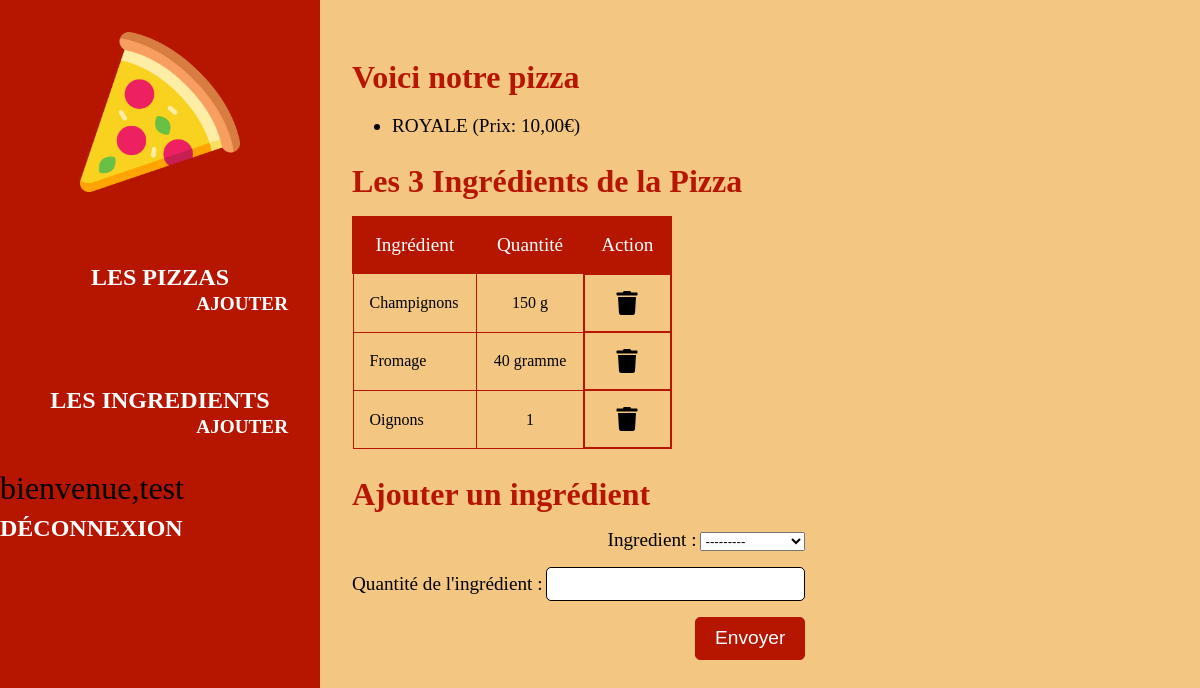
Page /pizzas/4/ (signed in) on the committed database.
### applipizza/models.py (models this page shows, shortened)
class Pizza(models.Model):
    idPizza = models.AutoField(primary_key=True)
    nomPizza = models.CharField(max_length=50, verbose_name="Nom de la pizza")
    prixPizza = models.DecimalField(max_digits=4, decimal_places=2, verbose_name="Prix de la pizza")

class Ingredient(models.Model):
    idIngredient = models.AutoField(primary_key=True)
    nomIngredient = models.CharField(max_length=50, verbose_name="Nom de l'ingrédient")

class Composition(models.Model):
    class Meta:
        unique_together = (('ingredient', 'pizza'))
    idComposition = models.AutoField(primary_key=True)
    ingredient = models.ForeignKey(Ingredient, on_delete=models.CASCADE)
    pizza = models.ForeignKey(Pizza, on_delete=models.CASCADE)
    quantite = models.CharField(max_length=100, verbose_name="Quantité de l'ingrédient")

### applipizza/views.py (the view)
# urls.py: path('pizzas/<int:pizza_id>/', views.pizza),
def pizza(request, pizza_id):
    formulaire = CompositionForm(pizza_id)
    laPizza = Pizza.objects.get(idPizza=pizza_id)
    laComposition = Composition.objects.filter(pizza_id=pizza_id)
    lesIngredients = []
    for c in laComposition:
        lesIngredients.append({'ingr': Ingredient.objects.get(idIngredient=c.ingredient_id), 'qte': c.quantite,
                               'idCompo': c.idComposition})
    return render(request, 'applipizza/pizza.html',
                  {'pizza': laPizza, 'ingredients': lesIngredients, 'form': formulaire})

### applipizza/forms.py
class CompositionForm(ModelForm):
    def __init__(self, idPizza, *args, **kwargs):
        super().__init__(*args, **kwargs)
        pizza = Pizza.objects.get(idPizza=idPizza)
        used_ingredients = Composition.objects.filter(pizza=pizza).values_list('ingredient', flat=True)
        self.fields['ingredient'].label_from_instance = lambda obj: obj.nomIngredient.capitalize()
    class Meta:
        model = Composition
        fields = ['ingredient', 'quantite']

### applipizza/templates/applipizza/pizza.html (shortened to what this page needs)
{% extends 'applipizza/base.html' %}
{% block content %}
    {% load static %}
    <h2 class="title">Voici notre pizza</h2>
    <ul>
        <li>{{ pizza.nomPizza|upper }} (Prix: {{ pizza.prixPizza }}€)</li>
    </ul>
    {% if ingredients|length  == 1 %}
        <h2 class="title">L'ingrédients de la Pizza</h2>
    {% elif ingredients|length > 1 %}
        <h2 class="title">Les {{ ingredients|length }} Ingrédients de la Pizza</h2>
    {% else %}
        <h2 class="title">La Pizza n'a pas encore d'ingrédients</h2>
    {% endif %}
    {% if ingredients|length > 0 %}
        <table id="ingredient_pizza">
            <thead>
            <tr>
                <td>Ingrédient</td>
                <td>Quantité</td>
                {% if user.is_authenticated %}
                    <td>Action</td>
                {% endif %}
            </tr>
            </thead>
            <tbody>
            {% for i in ingredients %}
                <tr>
                    <td>{{ i.ingr.nomIngredient|capfirst }}</td>
                    <td>{{ i.qte }}</td>
                    {% if user.is_authenticated %}
                        <td>
                            <a class="btn-del" href="/pizzas/{{ pizza.idPizza }}/deleteIngredient/{{ i.idCompo }}">
                                <img src="{% static 'applipizza/img/trash-solid.svg' %}" alt="logo_trash">
                            </a>
                        </td>
                    {% endif %}
                </tr>
            {% endfor %}
            </tbody>
        </table>
    {% endif %}
    {% if user.is_authenticated %}
        <h2 class="title">Ajouter un ingrédient</h2>
        <section class="form_container">
            <form class="form add-ingredient" action="/pizzas/{{ pizza.idPizza }}/addIngredient/" method="post">
                {{ form.as_div }}
                <input type="submit" value="Envoyer">
            </form>
        </section>
    {% endif %}
{% endblock %}

### applipizza/templates/applipizza/base.html (shortened to what this page needs)
{% load static %}
<!doctype html>
<html lang="en">
<head>
    <link rel="stylesheet" href="{% static 'applipizza/css/styles.css' %}">
</head>
<body>
<header>
    <div id="logo">
        <img src="{% static 'applipizza/img/pizza.png' %}" alt='logo_pizza'>
    </div>
    <nav>
        <div class="nav_section">
            <div class="nav_main">
                <a href="/pizzas/" {% if request.path == '/pizzas/' %}class="active"{% endif %}>Les Pizzas</a>
            </div>
            {% if user.is_authenticated %}
                <div class="nav_sub">
                    <a href="/pizzas/add/" {% if request.path == '/pizzas/add/' %}class="active"{% endif %}>Ajouter</a>
                </div>
            {% endif %}
        </div>
        <div class="nav_section">
            <div class="nav_main">
                <a href="/ingredients/" {% if request.path == '/ingredients/' %}class="active"{% endif %}>Les
                    Ingredients</a>
            </div>
            {% if user.is_authenticated %}
                <div class="nav_sub">
                    <a href="/ingredients/add/" {% if request.path == '/ingredients/add/' %}class="active"{% endif %}>Ajouter</a>
                </div>
            {% endif %}
        </div>
        {% if user.is_authenticated %}
            <div id='logout'>
                <span>bienvenue,{{ user }}</span>
                <a href="{% url 'logout' %}">Déconnexion</a>
            </div>
        {% else %}
            <div id='login'>
                <a href="{% url 'login' %}">Connexion</a>
            </div>
        {% endif %}
    </nav>
</header>
<main>
    {% block content %}{% endblock %}
</main>
</body>
</html>

### applipizza/static/applipizza/css/styles.css (style rules this page uses)
:root { --primary-red : #B61500; --primary-yellow : #ffac0e; --primary-orange : #dc6b29; --seconday : #f3c681; --white : #fff; --seconday-orange : #efb763; }
html { font-family : Poppins, serif; width : 100%; height : 100%; }
html::after { content : "Appli Pizza"; font-size : 1.5rem; display : block; position : absolute; bottom : 1em; right : 1em; }
body { margin : 0; padding : 0; display : grid; grid-template-columns : 20em 1fr; grid-template-rows : 5em 1fr; grid-template-areas : "header header" "content content"; }
header { width : 20em; height : 100vh; background-color : var(--primary-red); padding : 2rem 0; box-sizing : border-box; }
header #logo { width : 100%; display : flex; align-items : center; justify-content : center; }
header #logo img { width : 10em; height : 10em; animation : bound 2s ease-in-out infinite; }
header nav { margin-top : 2rem; font-size : 2rem; display : flex; align-items : center; justify-content : center; flex-direction : column; }
header nav a { color : var(--white); text-decoration : none; font-weight : bold; text-transform : uppercase; transition : color 0.3s; font-size : 1.5rem; }
header nav .nav_section { width : 100%; display : flex; flex-direction : column; justify-content : center; align-items : center; padding : 1em 0; }
header nav .nav_sub a { font-size : 1.2rem; }
header nav .nav_sub { display : flex; align-items : flex-end; justify-content : center; flex-direction : column; width : 100%; padding : 0 1em; box-sizing : border-box; }
main { height : 100vh; width : 100%; background-color : var(--seconday); padding : 2rem; box-sizing : border-box; }
.title { font-size : 2rem; font-weight : 700; color : var(--primary-red); margin-bottom : 1rem; }
#ingredient_pizza { border-collapse : collapse; min-width : 20em; }
#ingredient_pizza thead { background-color : var(--primary-red); color : var(--white); font-weight : 500; font-size : 1.2rem; }
#ingredient_pizza thead td { padding : 1rem; text-align : center; border : 2px solid var(--primary-red); }
#ingredient_pizza tbody td { padding : 1rem; border : 1px solid var(--primary-red); }
#ingredient_pizza { border : 1px solid var(--primary-red); }
#ingredient_pizza tbody td:not(:nth-child(1)) { text-align : center; }
#ingredient_pizza tbody td:nth-child(3) { display: flex; justify-content: center; align-items: center; }
main ul { font-size : 1.2em; }
.form_container { width : 100%; display : flex; justify-content : flex-start; align-items : center; }
.form { display : flex; flex-direction : column; justify-content : center; align-items : flex-end; width : auto; }
.form > div { margin-bottom : 1em; }
.form > div label { font-size : 1.2em; }
.form > div input { font-size : 1.2em; border : 1px solid #000; border-radius : 5px; padding : 5px; outline : none; }
.form input[type="submit"], .btn { font-size : 1.2em; border : 1px solid var(--primary-red); border-radius : 5px; padding : 0.5em 1em; outline : none; cursor : pointer; background-color : var(--primary-red); color : var(--white); font-weight : 400; transition : color 0.4s; }
#ingredient_pizza .btn-del img { width : 1.5rem; height : 1.5rem; }
#ingredient_pizza .btn-del { display : flex; justify-content : center; align-items : center; }

### rows in the picture
Pizza: nomPizza "ROYALE", prixPizza "10,00"
Ingredient: ingr.nomIngredient "Champignons", qte "150 g"
Ingredient: ingr.nomIngredient "Fromage", qte "40 gramme"
Ingredient: ingr.nomIngredient "Oignons", qte "1"

### other values in the picture
{{ user }} "test"
{{ ingredients|length }} "3"
